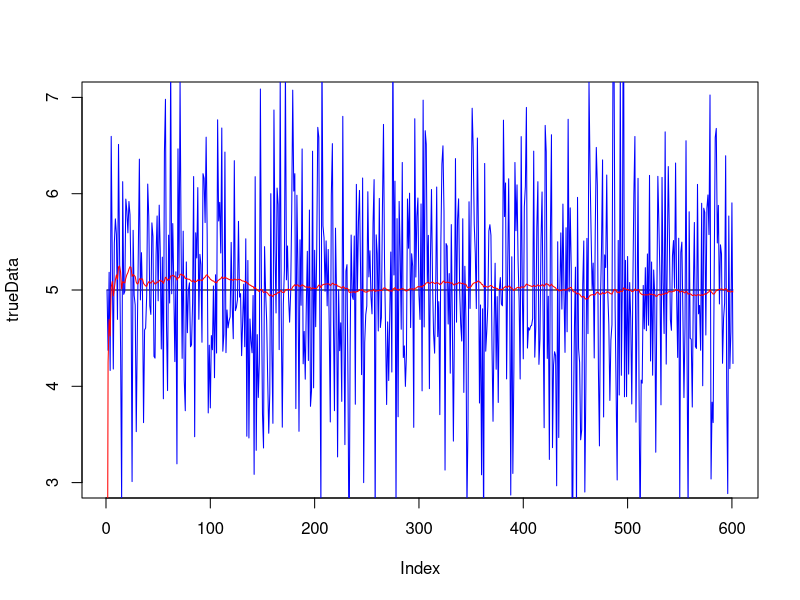

Generate this figure with R:
# Returns updated current state and probability estimates
KalmanFilter <- function(A, B, H, currStateEst, currProbEst, Q, R, controlVect, measVect) {
  # Prediction
  predStateEst = A * currStateEst + B * controlVect
  predProbEst = (A * currProbEst) * t(A) + Q
  
  # Observation
  diff = measVect - (H * predStateEst)
  diffCov = H * predProbEst * t(H) + R
  
  # Update
  kalmanGain = predProbEst * t(H) * solve(diffCov)
  newCurrStateEst = predStateEst + kalmanGain * diff
  newCurrProbEst = (diag(nrow(kalmanGain)) - kalmanGain * H) * predProbEst
  #newCurrProbEst = (1 - kalmanGain * H) * predProbEst
  
  return(c(newCurrStateEst, newCurrProbEst))
}

A <- matrix(c(1), 1, 1)
B <- matrix(c(0), 1, 1)
H <- matrix(c(1), 1, 1)
currStateEst <- matrix(c(3), 1, 1)
currProbEst <- matrix(c(1), 1, 1)
Q <- matrix(c(0.00001), 1, 1)
R <- matrix(c(0.1), 1, 1)
controlVect <- matrix(c(0), 1, 1)

measuredData = 5
trueData = 5
kalmanData = 0

set.seed(1)

for (i in 1:600) {
  meas <- rnorm(1, 5, 1)
  measuredData <- c(measuredData, meas)
  trueData <- c(trueData, 5)
  
  temp <- KalmanFilter(A, B, H, currStateEst, currProbEst, Q, R, controlVect, matrix(meas, 1, 1))
  currStateEst <- temp[1]
  currProbEst <- temp[2]
  
  kalmanData <- c(kalmanData, currStateEst)
}

plot(trueData, type = "l")
lines(measuredData, type = "l", col = "blue")
lines(kalmanData, type = "l", col = "red")
